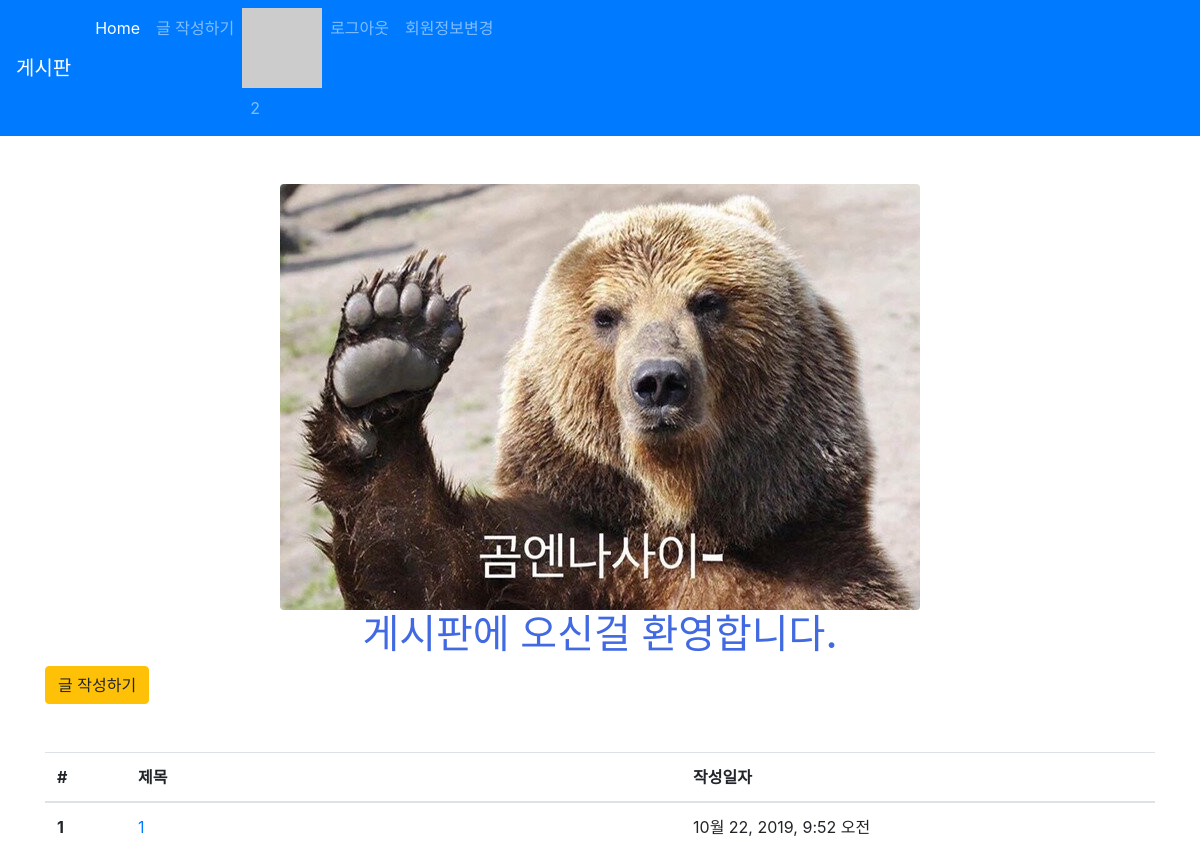
Before: /articles/ (signed in) with the older database file.
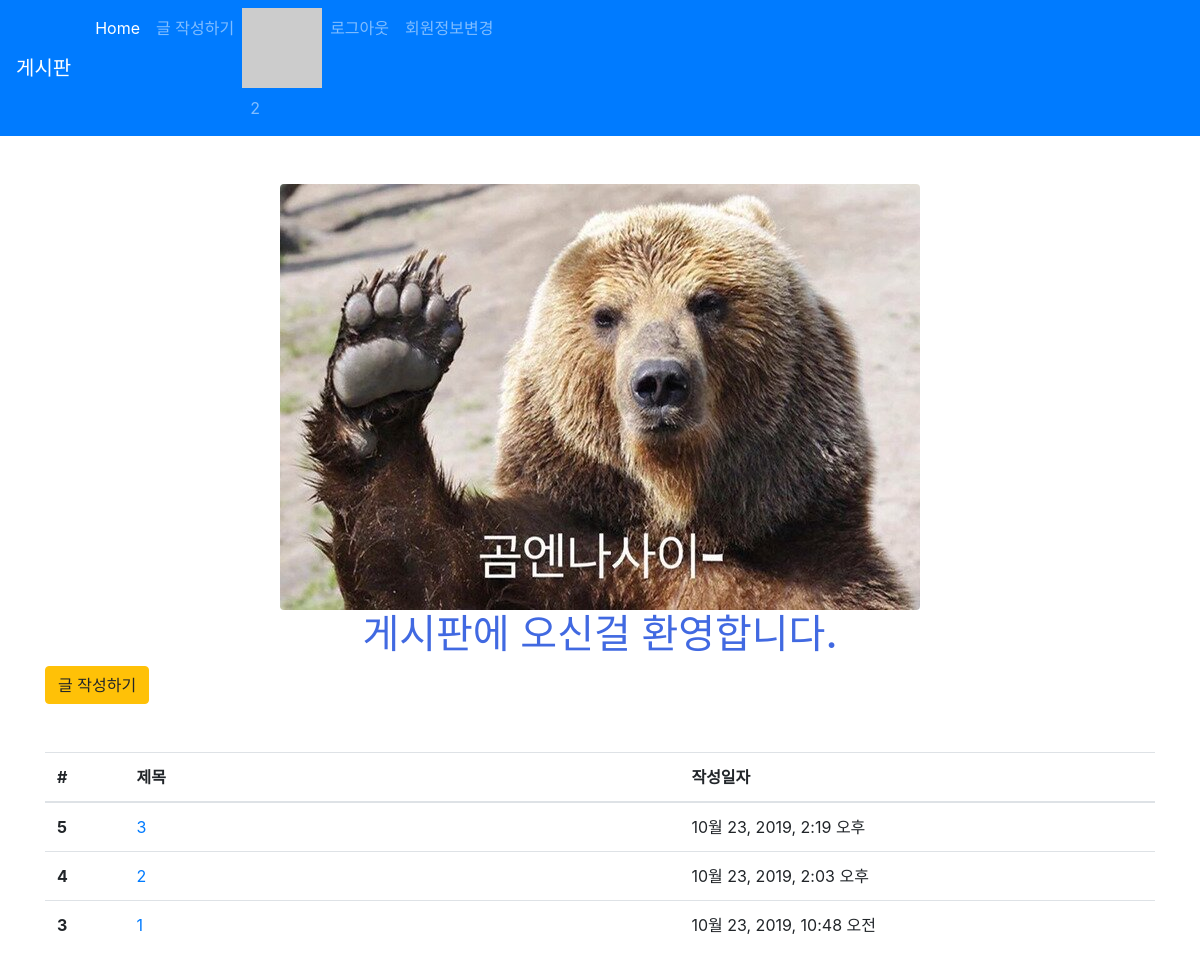
After: the same page with the newer database file.
### accounts/models.py (models this page shows)
class User(AbstractUser):  # 확장 가능성을 위해 직접 만들어서 사용 권장
    followers = models.ManyToManyField(settings.AUTH_USER_MODEL, related_name='followings', blank=True)

### articles/models.py (models this page shows, shortened)
class Article(models.Model):
    title = models.CharField(max_length=10)
    content = models.TextField()
    image = models.ImageField(blank=True)
    image_thumbnail = ImageSpecField(
        processors=[ResizeToFill(300, 300)],   #
        format='JPEG',   # format 옵션
        options={'quality': 80}  # 압축 퀄리티
    )
    created_at = models.DateTimeField(auto_now_add=True)
    updated_at = models.DateTimeField(auto_now=True)
    user = models.ForeignKey(settings.AUTH_USER_MODEL, on_delete=models.CASCADE)  # 로그인된 User객체 저장
    like_users = models.ManyToManyField(settings.AUTH_USER_MODEL, related_name='like_articles', blank=True)
    hashtags = models.ManyToManyField(HashTag, related_name='articles', blank=True)

### articles/views.py (the view)
# urls.py: path('', views.index, name='index'),
def index(request):
    articles = Article.objects.order_by('-id')
    context = {
        'articles': articles
    }
    return render(request, 'articles/index.html', context)

### articles/templatetags/gravatar.py (called while the page is built)
@register.filter
def makehash(email):
    return 'https://www.gravatar.com/avatar/' + hashlib.md5(email.strip().lower().encode('utf-8')).hexdigest()

### articles/templates/articles/index.html (shortened to what this page needs)
{% extends 'articles/base.html' %}
{% load static %}
{% block css %}
<link rel="stylesheet" href="{% static 'articles/style.css' %}">
{% endblock %}
{% block body %}
  <img src="{% static 'articles/gom.jpg' %}" class="rounded mx-auto d-block" alt="">
  <h1 class="text-center title">게시판에 오신걸 환영합니다.</h1>
  {% if user.is_authenticated %}
  <a href="{% url 'articles:create' %}" class="btn btn-warning">글 작성하기</a>
  {% endif %}
  <table class="table mt-5">
    <thead>
      <tr>
        <th scope="col">#</th>
        <th scope="col">제목</th>
        <th scope="col">작성일자</th>
      </tr>
    </thead>
    <tbody>
      {% for article in articles %}
      <tr>
        <th scope="row">{{ article.id }}</th>
        <td>
          <a href="{% url 'articles:detail' article.pk %}">
              {{ article.title }}
          </a>
        </td>
        <td>{{ article.created_at }}</td>
      </tr>
      {% endfor %}
    </tbody>
  </table>
{% endblock %}

### articles/templates/articles/base.html (shortened to what this page needs)
{% load static %}
<!DOCTYPE html>
<html lang="ko">
<head>
  <link rel="stylesheet" href="{% static 'bootstrap/css/bootstrap.min.css' %}">
  {% block css %}{% endblock %}
</head>
<body>
  {% include '_navbar.html' %}
  <div class="container mt-5">
    {% block body %}
    {% endblock %}
  </div>
</body>
</html>

### articles/templates/_navbar.html (shortened to what this page needs)
<nav class="navbar navbar-expand-lg navbar-dark bg-primary">
    <a class="navbar-brand" href="/articles/">게시판</a>
    <div class="collapse navbar-collapse" id="navbarNav">
      <ul class="navbar-nav">
        <li class="nav-item active">
          <a class="nav-link" href="/articles/">Home <span class="sr-only">(current)</span></a>
        </li>
        {% if user.is_authenticated %}
        <li class="nav-item">
          <a class="nav-link" href="/articles/create/">글 작성하기</a>
        </li>
        {% else %}
        {% comment %} <li class="nav-item">
          <a class="nav-link disabled" href="/articles/create/">글 작성하기</a>
        </li> {% endcomment %}
        {% endif %}
        {% if user.is_authenticated %}
        <li class="nav-item">
          {% load gravatar %}
          <img src="{{ user.email|makehash }}" alt="">
          <a class="nav-link">{{ user.username }} </a>
        </li>
        <li class="nav-item">
          <a class="nav-link" href="{% url "accounts:logout" %}">로그아웃 </a>
        </li>
        <li class="nav-item">
          <a class="nav-link" href="{% url "accounts:update" %}">회원정보변경 </a>
        </li>
        {% endif %}
      </ul>
    </div>
  </nav>

### articles/static/articles/style.css (style rules this page uses)
.title { color: royalblue; }

### articles/templates/articles/index.html (style rules this page uses)
tr > th:nth-of-type(2) { width: 50%; }

Changed rows visible on the page:
removed Article: id "1", title "1", created_at "10월 22, 2019, 9:52 오전"
added Article: id "5", title "3", created_at "10월 23, 2019, 2:19 오후"
added Article: id "4", title "2", created_at "10월 23, 2019, 2:03 오후"
added Article: id "3", title "1", created_at "10월 23, 2019, 10:48 오전"
